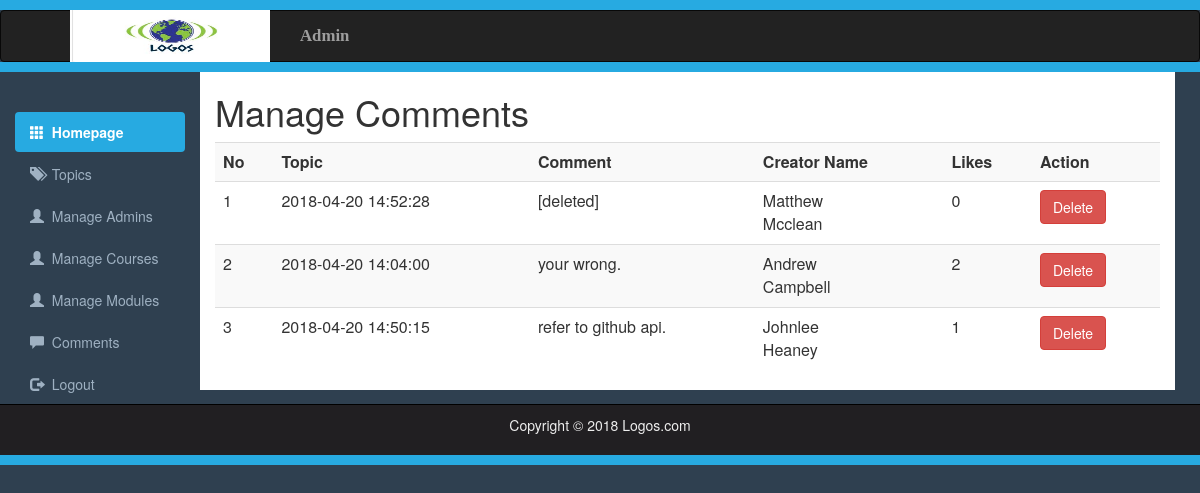
The page /TeamProject/comments.php on the database its author committed.
### tables this page shows
CREATE TABLE `comment` (
  `CommentNo` int(11) NOT NULL,
  `TopicNo` int(11) NOT NULL,
  `Comment` varchar(255) NOT NULL,
  `DateCreated` datetime NOT NULL,
  `CreatorNo` int(11) NOT NULL,
  `ReplyTo` int(11) DEFAULT NULL,
  `Likes` int(11) NOT NULL DEFAULT '0',
  `Deleted` tinyint(1) NOT NULL
);

CREATE TABLE `member` (
  `id` int(11) NOT NULL,
  `first_name` varchar(25) NOT NULL,
  `last_name` varchar(25) NOT NULL,
  `username` varchar(100) NOT NULL,
  `email` varchar(100) NOT NULL,
  `password` varchar(255) NOT NULL,
  `signup_date` date NOT NULL,
  `courseNo` int(11) NOT NULL,
  `profile_pic` varchar(255) NOT NULL
);

### TeamProject/comments.php (the view, shortened to what this page needs)
<?php include 'adminHeader.php';?>
<?php include 'adminSidebar.php';?>
<?php include("includes/Functions.php");?>
<!DOCTYPE html>
<html lang="en">
	<head>
		<link rel="stylesheet" href="css/bootstrap.min.css">
		<link rel="stylesheet" href="css/adminstyles.css">
	</head>
	<body>
		<div class="container-fluid">
			<div class="col-sm-10">
				<h1>Manage Comments</h1>
				<div class ="table-responsive">
					<table class="table table-striped table-hover">
						<tr>
							<th>No</th>
							<th>Topic</th>
							<th>Comment</th>
							<th>Creator Name</th>
							<th>Likes</th>
							<th>Action</th>
						</tr>
						<?php
						$ViewQuery="SELECT * FROM comment ORDER BY CommentNo desc;";
						$Execute=mysqli_query($con,$ViewQuery);
						$No=0;
						while($DataRows =mysqli_fetch_array($Execute)){
							$Id = $DataRows["CommentNo"];
							$DateTime = $DataRows["DateCreated"];
							$Comment = $DataRows["Comment"];
							$CreatorNo = $DataRows["CreatorNo"];
							$query=mysqli_query($con,"SELECT * FROM member WHERE id='$CreatorNo'");
							while($row=mysqli_fetch_array($query))
							{
								$FirstName = $row['first_name'];
								$LastName = $row['last_name'];
							}
							$No++;
							$Likes = $DataRows['Likes'];
						?>
						<tr>
							<td><?php echo $No; ?></td>
							<td><?php echo $DateTime; ?></td>
							<td><?php echo $Comment; ?></td>
							<td><?php echo ($FirstName.'<br>'.$LastName); ?></td>
							<td><?php echo $Likes; ?></td>
							<td><a href="adminDeleteComment.php?id=<?php echo $Id; ?>">
							<span class="btn btn-danger">Delete</span>
							</a>
							</td>
						</tr>
						<?php }?>
					</table>
				</div>
			</div>
		</div>
		<?php include 'adminFooter.php';?>
	</body>
</html>

### TeamProject/css/adminstyles.css (style rules this page uses)
body { background-color: #2f4050; }
.col-sm-10 { background-color: #ffffff; }

### rows shown on the page
comment: DateCreated "2018-04-20 14:52:28", Comment "[deleted]", member.first_name "Matthew", member.last_name "Mcclean", Likes "0"
comment: DateCreated "2018-04-20 14:04:00", Comment "your wrong.", member.first_name "Andrew", member.last_name "Campbell", Likes "2"
comment: DateCreated "2018-04-20 14:50:15", Comment "refer to github api.", member.first_name "Johnlee", member.last_name "Heaney", Likes "1"
